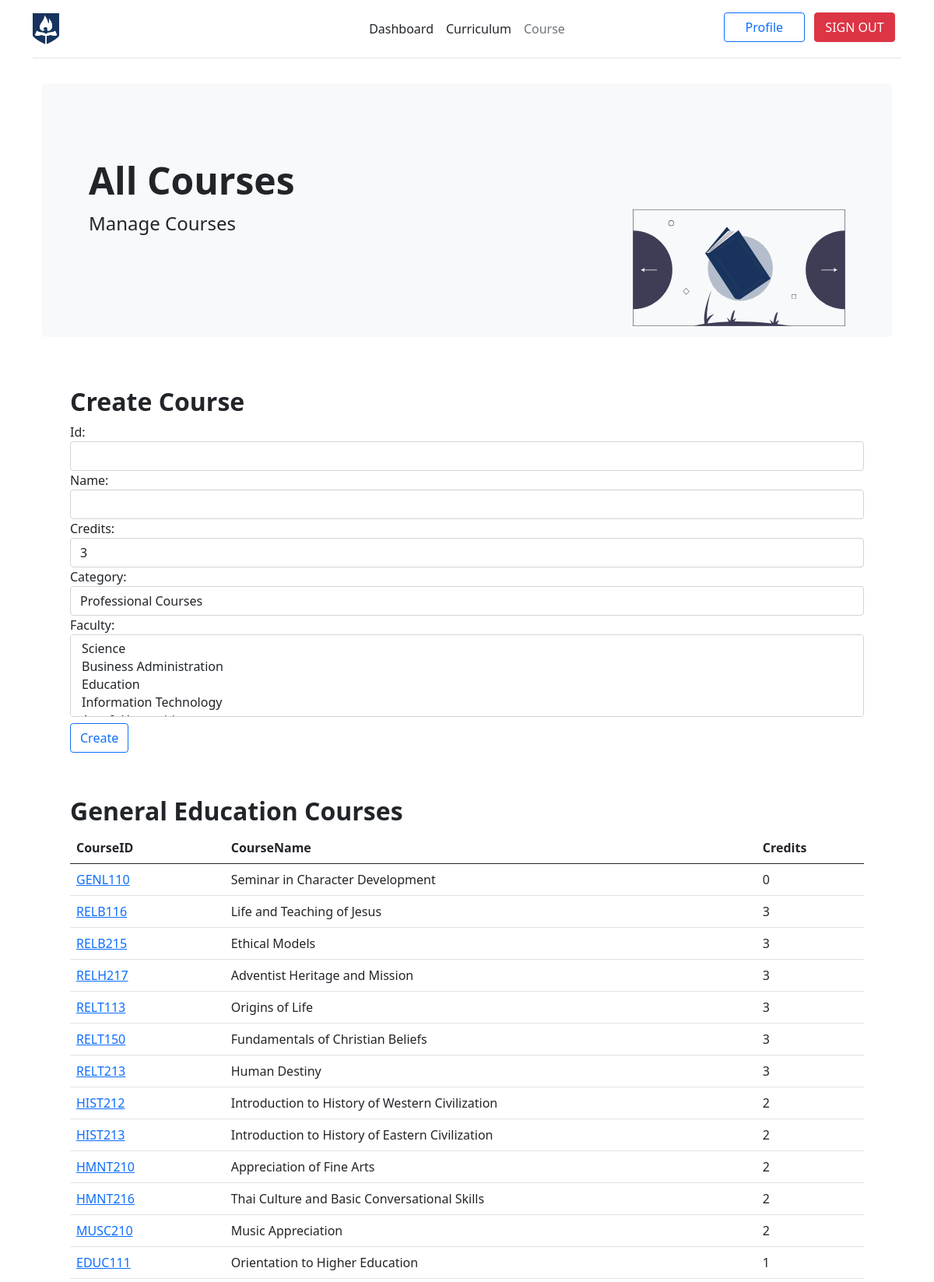
Page /ssapp/admin/course (signed in, upper part) on the committed database.
### ssapp/models.py (models this page shows, shortened)
class Faculty(models.Model):
    name = models.CharField(max_length=50, unique=True)
    def __str__(self):
        return "{}".format(self.name)

class Course(models.Model):
    id =  models.CharField(max_length=10, primary_key=True)
    name =  models.CharField(max_length=50)
    credits = models.PositiveSmallIntegerField(default=3)
    category = models.CharField(
        choices = [
            ("General Education Courses", "General Education Courses"),
            ("Professional Courses", "Professional Courses"),
        ], max_length=30, default="Professional Courses"
    )
    faculty = models.ManyToManyField('Faculty', blank=True, related_name="courses")

### ssapp/views.py (the view, shortened to what this page needs)
# urls.py: path('ssapp/admin/course', views.AdminCourse.as_view(), name="admin_course"),
class AdminCourse(LoginRequiredMixin, generic.CreateView):
    template_name = 'ssapp/admin/course.html'
    login_url = '/accounts/login'
    form_class = CourseForm
    def get(self, *args, **kwargs):
        if self.request.user.username != "admin":
            messages.warning(self.request, "You do not have admin capability")
            return redirect('ssapp:dashboard')
        form = self.form_class()
        context = {"all_courses": Course.objects.all(), "form": form}
        return render(self.request, self.template_name, context)

### ssapp/forms.py
class CourseForm(forms.ModelForm):
    def __init__(self, *args, **kwargs):
        super(CourseForm, self).__init__(*args, **kwargs)
        for name in self.fields.keys():
            self.fields[name].widget.attrs.update({
                'class': 'form-control',
            })
    class Meta:
        model = Course
        fields = ('id', 'name', 'credits', 'category', 'faculty')

### ssapp/templates/ssapp/admin/course.html (shortened to what this page needs)
{% extends 'ssapp/base.html' %}
{% load static %}
{% block header_admin_course %} <span class="text-muted"> Course </span> {% endblock %}
{% block body %}
    <div class="container py-2">
        <div class="p-5 mb-2 bg-light rounded-3">
            <div class="container-fluid py-5 mb-2">
                <h1 class="display-5 fw-bold">All Courses</h1>
                <img class="float-end" src="{% static 'images/undraw_Books_l33t.svg' %}" height="150px">
                <p class="col-md-8 fs-4 mb-4"> Manage Courses </p>
            </div>
        </div>
    </div>
    <div class="p-5">
        <h2 class="display-7 fw-bold"> Create Course </h2>
        <form id="create_course">
            {{ form }}
            <input type="submit" value="Create" class="my-2 btn btn-outline-primary">
        </form>
        <h2 class="display-7 fw-bold mt-5" >General Education Courses</h2>
        <table class="table" id="ge_table">
            <thead>
            <tr>
                <th>CourseID</th>
                <th>CourseName</th>
                <th>Credits</th>
            </tr>
            </thead>
            <tbody>
            {% for course in all_courses %}
                {% if course.category == "General Education Courses" %}
                    <tr>
                        <td><a href="{% url 'ssapp:admin_class' course.id %}">{{ course.id }}</a></td>
                        <td>{{ course.name }}</td>
                        <td>{{ course.credits }}</td>
                    </tr>
                {% endif %}
            {% endfor %}
            </tbody>
        </table>
    </div>
{% endblock %}

### rows in the picture
Course: id "GENL110", name "Seminar in Character Development", credits "0"
Course: id "RELB116", name "Life and Teaching of Jesus", credits "3"
Course: id "RELB215", name "Ethical Models", credits "3"
Course: id "RELH217", name "Adventist Heritage and Mission", credits "3"
Course: id "RELT113", name "Origins of Life", credits "3"
Course: id "RELT150", name "Fundamentals of Christian Beliefs", credits "3"
Course: id "RELT213", name "Human Destiny", credits "3"
Course: id "HIST212", name "Introduction to History of Western Civilization", credits "2"
Course: id "HIST213", name "Introduction to History of Eastern Civilization", credits "2"
Course: id "HMNT210", name "Appreciation of Fine Arts", credits "2"
Course: id "HMNT216", name "Thai Culture and Basic Conversational Skills", credits "2"
Course: id "MUSC210", name "Music Appreciation", credits "2"
Course: id "EDUC111", name "Orientation to Higher Education", credits "1"
